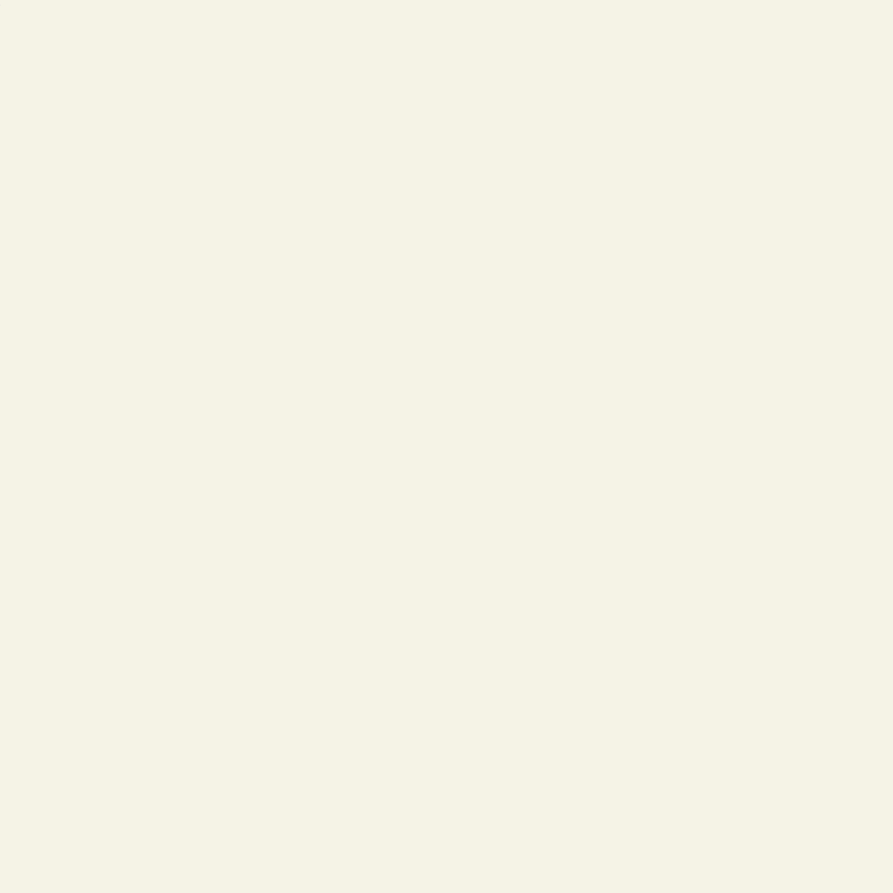
Frame 1 (no input)
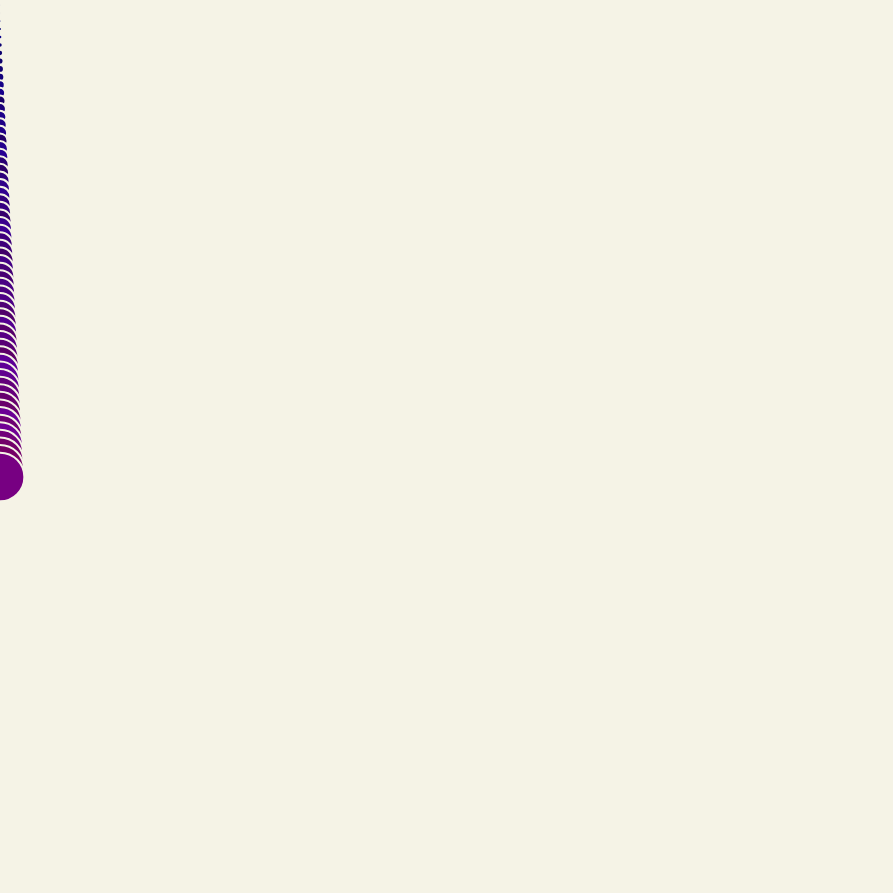
Frame 60 (no input)
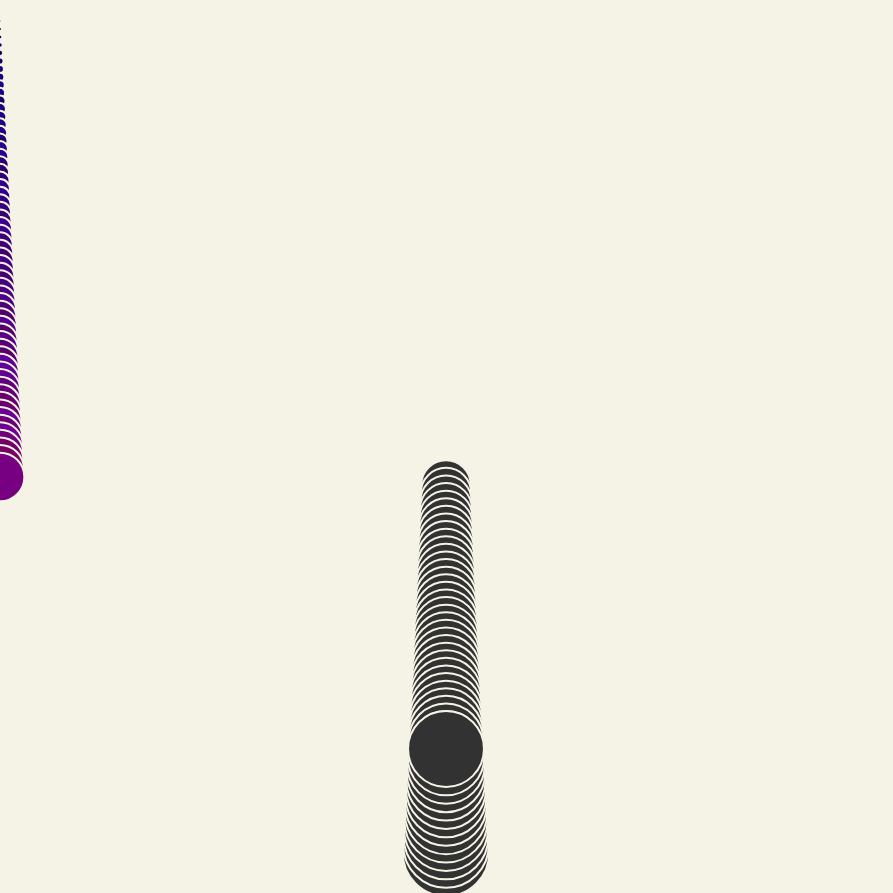
Frame 120 (the mouse pressed at the canvas centre since frame 60)

The p5.js sketch that drew these frames (run headless with seeded random() and noise() and a simulated clock; from frame 60 on, the mouse is pressed at the canvas centre):

// p5.js sketch
// ── sketch.js
//setting variables for y position and speed
var y = 5;  
var speed = 8;  

function setup() {
  //canvas size is set as a multiple of rgb value range 
  //setting tan color for background 
  let tan = color(245, 243, 230);
  createCanvas(893, 893);
  background(tan);
}

function draw() {
  //set color and size of stroke
  let tan = color(245, 243, 230);
  stroke(tan);
  strokeWeight(2);
  //RGB fill color adjusts based on coordinate position across the canvas y=R value, x=G value
  //B value is randomized for some slight variation in color
  fill( y/4, mouseX/4, random(100, 150));
  
  //function allows use of any mouse press to turn circle dark gray while held
  if (mouseIsPressed === true) {
    fill(50, 50, 50);
  } 
  
  //gives the circle the y starting point the same as the variable y and x-coordinate of the mouse position. 
  //Size of circle changes in relation to y position.
  circle(mouseX, y, (y+10)*.1);
 
  //gives the illusion that the ball bounces of the y-axis edges (top and bottom)
  //applies a conditional statement that if the y value is greater than 725 or the y value is less than 0, we speed is multiplied by -1 and assigned the new value
  if (y > 850 || y < 0) {
    speed = speed * -1;
  } 
  
  //clears drawings if any key is pressed
  if (keyIsPressed === true) {
    clear();
    background(tan);
  }
   
  // animates the ball to move on the y-axis
  // adds the speed value and the value of y and assigns the new value to y to create a new position for y starting point, which then gets fed back through
  y = y + speed;    
 
  
}
